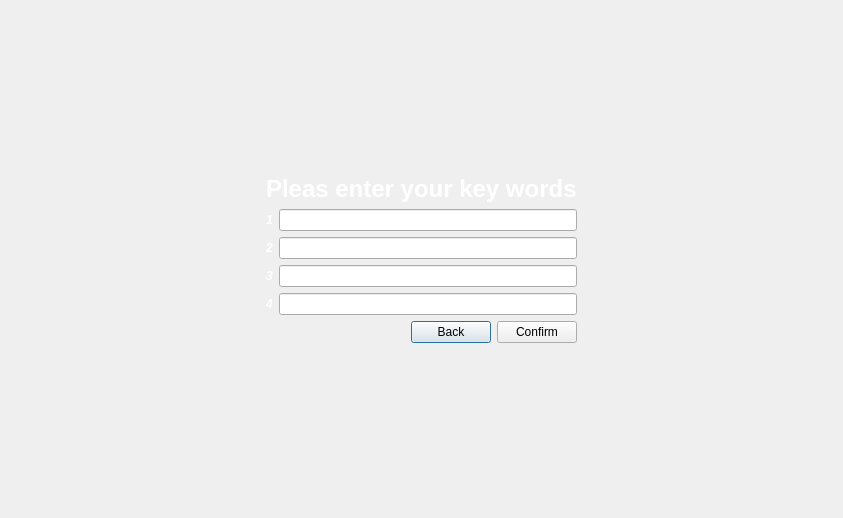
<?xml version="1.0" encoding="UTF-8"?>
<ui version="4.0">
 <class>ReceiveSecureWordsWindow</class>
 <widget class="QDialog" name="ReceiveSecureWordsWindow">
  <property name="geometry">
   <rect>
    <x>0</x>
    <y>0</y>
    <width>843</width>
    <height>518</height>
   </rect>
  </property>
  <property name="windowTitle">
   <string>Dialog</string>
  </property>
  <layout class="QGridLayout" name="gridLayout">
   <item row="2" column="1">
    <spacer name="verticalSpacer">
     <property name="orientation">
      <enum>Qt::Orientation::Vertical</enum>
     </property>
     <property name="sizeHint" stdset="0">
      <size>
       <width>20</width>
       <height>40</height>
      </size>
     </property>
    </spacer>
   </item>
   <item row="1" column="1">
    <layout class="QVBoxLayout" name="verticalLayout_4">
     <item>
      <widget class="QLabel" name="label_5">
       <property name="text">
        <string>&lt;html&gt;&lt;head/&gt;&lt;body&gt;&lt;p&gt;&lt;span style=&quot; font-size:18pt; font-weight:700; color:#ffffff;&quot;&gt;Pleas enter your key words&lt;/span&gt;&lt;/p&gt;&lt;/body&gt;&lt;/html&gt;</string>
       </property>
      </widget>
     </item>
     <item>
      <layout class="QVBoxLayout" name="verticalLayout_3">
       <item>
        <layout class="QHBoxLayout" name="horizontalLayout">
         <item>
          <layout class="QVBoxLayout" name="verticalLayout_2">
           <item>
            <widget class="QLabel" name="label_3">
             <property name="text">
              <string>&lt;html&gt;&lt;head/&gt;&lt;body&gt;&lt;p&gt;&lt;span style=&quot; font-weight:700; font-style:italic;color:white&quot;&gt;1&lt;/span&gt;&lt;/p&gt;&lt;/body&gt;&lt;/html&gt;</string>
             </property>
            </widget>
           </item>
           <item>
            <widget class="QLabel" name="label">
             <property name="text">
              <string>&lt;html&gt;&lt;head/&gt;&lt;body&gt;&lt;p&gt;&lt;span style=&quot; font-weight:700; font-style:italic;color:white&quot;&gt;2&lt;/span&gt;&lt;/p&gt;&lt;/body&gt;&lt;/html&gt;</string>
             </property>
            </widget>
           </item>
           <item>
            <widget class="QLabel" name="label_4">
             <property name="text">
              <string>&lt;html&gt;&lt;head/&gt;&lt;body&gt;&lt;p&gt;&lt;span style=&quot; font-weight:700; font-style:italic;color:white&quot;&gt;3&lt;/span&gt;&lt;/p&gt;&lt;/body&gt;&lt;/html&gt;</string>
             </property>
            </widget>
           </item>
           <item>
            <widget class="QLabel" name="label_2">
             <property name="text">
              <string>&lt;html&gt;&lt;head/&gt;&lt;body&gt;&lt;p&gt;&lt;span style=&quot; font-weight:700; font-style:italic;color:white&quot;&gt;4&lt;/span&gt;&lt;/p&gt;&lt;/body&gt;&lt;/html&gt;</string>
             </property>
            </widget>
           </item>
          </layout>
         </item>
         <item>
          <layout class="QVBoxLayout" name="verticalLayout">
           <item>
            <widget class="QLineEdit" name="lineEdit_first_word"/>
           </item>
           <item>
            <widget class="QLineEdit" name="lineEdit_seconde_word"/>
           </item>
           <item>
            <widget class="QLineEdit" name="lineEdit_third_word">
             <property name="toolTipDuration">
              <number>-1</number>
             </property>
            </widget>
           </item>
           <item>
            <widget class="QLineEdit" name="lineEdit_fourth_word">
             <property name="toolTip">
              <string/>
             </property>
            </widget>
           </item>
          </layout>
         </item>
        </layout>
       </item>
       <item>
        <layout class="QHBoxLayout" name="horizontalLayout_2">
         <item>
          <spacer name="horizontalSpacer">
           <property name="orientation">
            <enum>Qt::Orientation::Horizontal</enum>
           </property>
           <property name="sizeHint" stdset="0">
            <size>
             <width>40</width>
             <height>20</height>
            </size>
           </property>
          </spacer>
         </item>
         <item>
          <widget class="QPushButton" name="pushButton_Back">
           <property name="text">
            <string>Back</string>
           </property>
          </widget>
         </item>
         <item>
          <widget class="QPushButton" name="pushButton_coniform">
           <property name="text">
            <string>Confirm</string>
           </property>
          </widget>
         </item>
        </layout>
       </item>
      </layout>
     </item>
    </layout>
   </item>
   <item row="1" column="0">
    <spacer name="horizontalSpacer_2">
     <property name="orientation">
      <enum>Qt::Orientation::Horizontal</enum>
     </property>
     <property name="sizeHint" stdset="0">
      <size>
       <width>40</width>
       <height>20</height>
      </size>
     </property>
    </spacer>
   </item>
   <item row="0" column="1">
    <spacer name="verticalSpacer_2">
     <property name="orientation">
      <enum>Qt::Orientation::Vertical</enum>
     </property>
     <property name="sizeHint" stdset="0">
      <size>
       <width>20</width>
       <height>40</height>
      </size>
     </property>
    </spacer>
   </item>
   <item row="1" column="2">
    <spacer name="horizontalSpacer_3">
     <property name="orientation">
      <enum>Qt::Orientation::Horizontal</enum>
     </property>
     <property name="sizeHint" stdset="0">
      <size>
       <width>40</width>
       <height>20</height>
      </size>
     </property>
    </spacer>
   </item>
  </layout>
 </widget>
 <resources/>
 <connections/>
</ui>
